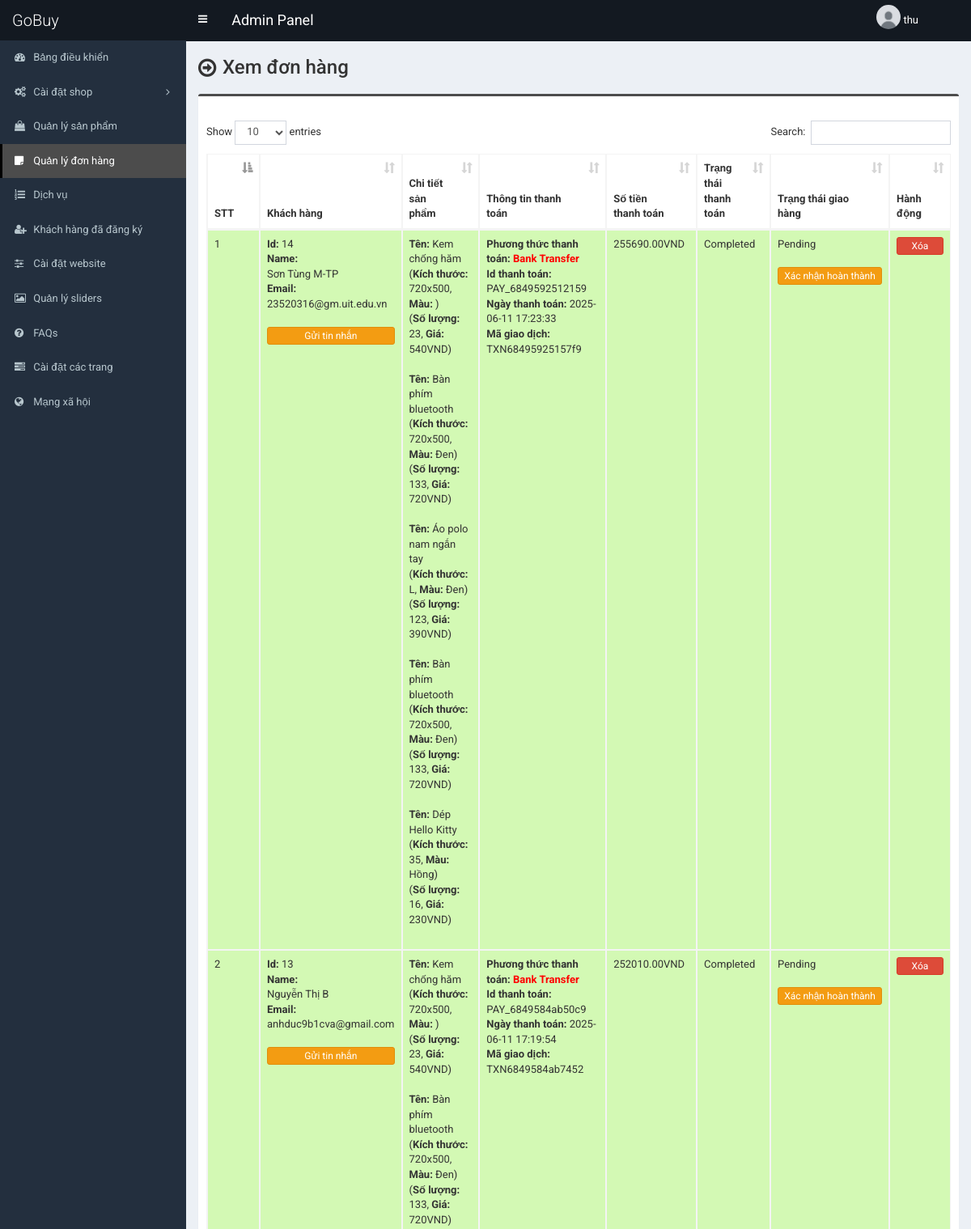
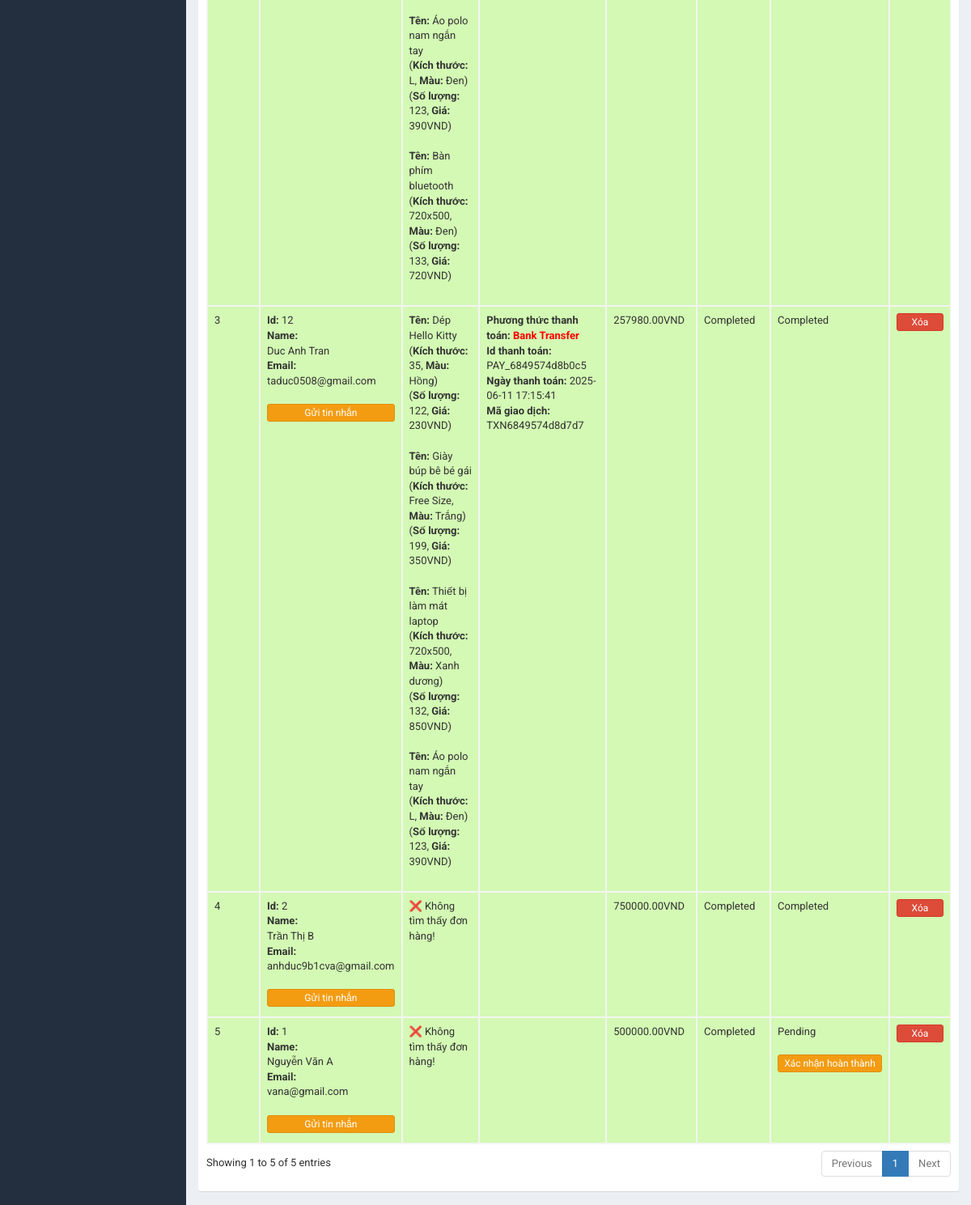
Screenshot of /admin/order.php (signed in) with the database file from the repository (2 pictures, top to bottom).
### tables this page shows
CREATE TABLE `table_payment` (
  `id` int(11) NOT NULL,
  `customer_id` int(11) NOT NULL,
  `customer_name` varchar(255) NOT NULL,
  `customer_email` varchar(255) NOT NULL,
  `payment_date` datetime NOT NULL,
  `txnid` varchar(255) NOT NULL,
  `paid_amount` decimal(10,2) NOT NULL,
  `card_number` varchar(50) NOT NULL,
  `card_cvv` varchar(10) NOT NULL,
  `card_month` varchar(10) NOT NULL,
  `card_year` varchar(10) NOT NULL,
  `bank_transaction_info` text NOT NULL,
  `payment_method` varchar(20) NOT NULL,
  `payment_status` varchar(25) NOT NULL,
  `shipping_status` varchar(20) NOT NULL,
  `payment_id` varchar(255) NOT NULL
);

CREATE TABLE `table_order` (
  `id` int(11) NOT NULL,
  `product_id` int(11) NOT NULL,
  `product_name` text NOT NULL,
  `size` varchar(100) NOT NULL,
  `color` varchar(100) NOT NULL,
  `quantity` varchar(50) NOT NULL,
  `unit_price` varchar(50) NOT NULL,
  `payment_id` text NOT NULL
);

### admin/order.php (the view, shortened to what this page needs)
<?php require_once('header.php'); ?>
<section class="content-header">
    <div class="content-header-left">
        <h1>Xem đơn hàng</h1>
    </div>
</section>
<section class="content">
    <div class="row">
        <div class="col-md-12">
            <div class="box box-info">
                <div class="box-body table-responsive">
                    <table id="example1" class="table table-bordered table-hover table-striped">
                        <thead>
                            <tr>
                                <th>STT</th>
                                <th>Khách hàng</th>
                                <th>Chi tiết sản phẩm</th>
                                <th>Thông tin thanh toán</th>
                                <th>Số tiền thanh toán</th>
                                <th>Trạng thái thanh toán</th>
                                <th>Trạng thái giao hàng</th>
                                <th>Hành động</th>
                            </tr>
                        </thead>
                        <tbody>
                            <?php
                            $i = 0;
                            $query = $pdo->prepare("SELECT * FROM table_payment ORDER by id DESC");
                            $query->execute();
                            $result = $query->fetchAll(PDO::FETCH_ASSOC);
                            foreach ($result as $row) {
                                $i++;
                            ?>
                                <tr class="<?php if ($row['payment_status'] == 'Pending') {
                                                echo 'bg-r';
                                            } else {
                                                echo 'bg-g';
                                            } ?>">
                                    <td><?php echo $i; ?></td>
                                    <td>
                                        <b>Id:</b> <?php echo $row['customer_id']; ?><br>
                                        <b>Name:</b><br> <?php echo $row['customer_name']; ?><br>
                                        <b>Email:</b><br> <?php echo $row['customer_email']; ?><br><br>
                                        <a href="#" data-toggle="modal" data-target="#model-<?php echo $i; ?>"
                                            class="btn btn-warning btn-xs" style="width:100%;margin-bottom:4px;">Gửi tin
                                            nhắn</a>
                                    </td>
                                    <td>
                                        <?php
                                        if (!isset($row['payment_id']) || empty($row['payment_id'])) {
                                            echo "❌ Không có id thanh toán!";
                                        } else {
                                            $statement1 = $pdo->prepare("SELECT * FROM table_order WHERE payment_id = ?");
                                            $statement1->execute([$row['payment_id']]);
                                            $result1 = $statement1->fetchAll(PDO::FETCH_ASSOC);
                                            if (empty($result1)) {
                                                echo "❌ Không tìm thấy đơn hàng!";
                                            } else {
                                                foreach ($result1 as $row1) {
                                                    echo '<b>Tên:</b> ' . htmlspecialchars($row1['product_name']);
                                                    echo '<br>(<b>Kích thước:</b> ' . htmlspecialchars($row1['size']);
                                                    echo ', <b>Màu:</b> ' . htmlspecialchars($row1['color']) . ')';
                                                    echo '<br>(<b>Số lượng:</b> ' . htmlspecialchars($row1['quantity']);
                                                    echo ', <b>Giá:</b> ' . htmlspecialchars($row1['unit_price']) . 'VND)';
                                                    echo '<br><br>';
                                                }
                                            }
                                        }
                                        ?>
                                    </td>
                                    <td>
                                        <?php if ($row['payment_method'] == 'Bank Transfer'): ?>
                                            <b>Phương thức thanh toán:</b>
                                            <?php echo '<span style="color:red;"><b>' . $row['payment_method'] . '</b></span>'; ?><br>
                                            <b>Id thanh toán:</b> <?php echo $row['payment_id']; ?><br>
                                            <b>Ngày thanh toán:</b> <?php echo $row['payment_date']; ?><br>
                                            <b>Mã giao dịch:</b> <?php echo $row['txnid']; ?><br>
                                        <?php endif; ?>
                                    </td>
                                    <td><?php echo $row['paid_amount']; ?>VND</td>
                                    <td>
                                        <?php echo $row['payment_status']; ?>
                                        <br><br>
                                    </td>
                                    <td>
                                        <?php echo $row['shipping_status']; ?>
                                        <br><br>
                                        <?php
                                        if ($row['payment_status'] == 'Completed') {
                                            if ($row['shipping_status'] == 'Pending') {
                                        ?>
                                                <a href="shipping-change-status.php?id=<?php echo $row['id']; ?>&task=Completed"
                                                    class="btn btn-warning btn-xs" style="width:100%;margin-bottom:4px;">Xác nhận
                                                    hoàn thành</a>
                                        <?php
                                            }
                                        }
                                        ?>
                                    </td>
                                    <td>
                                        <a href="#" class="btn btn-danger btn-xs"
                                            data-href="order-delete.php?id=<?php echo $row['id']; ?>" data-toggle="modal"
                                            data-target="#confirm-delete" style="width:100%;">Xóa</a>
                                    </td>
                                </tr>
                            <?php
                            }
                            ?>
                        </tbody>
                    </table>
                </div>
            </div>
</section>
<?php require_once('footer.php'); ?>

### admin/style.css (style rules this page uses)
body { font-size: 13px; font-family: "Roboto", sans-serif; }
.content-header>h1, .content-header .content-header-left h1 { font-family: "Roboto", sans-serif; }
.box-info { padding-top: 20px; }
.content-header { overflow: hidden; }
.content-header .content-header-left { float: left; padding-top: 5px; }
.content-header .content-header-left h1 { margin-top: 0; margin-bottom: 0; padding-left: 30px; padding-bottom: 5px; font-size: 24px; position: relative; }
.content-header .content-header-left h1:before { position: absolute; top: 0; left: 0; font-family: "FontAwesome", sans-serif; font-size: 26px; content: "\f18e"; }
.box.box-info { border-top-color: #4c4c4c; }
.bg-g { background: #d3f9b4 !important; }

### rows the page displays
table_payment: customer "14", customer_name "Sơn Tùng M-TP", customer_email "23520316@gm.uit.edu.vn", payment_method "Bank Transfer", payment "PAY_6849592512159", payment_date "2025-06-11 17:23:33", txnid "TXN68495925157f9", paid_amount "255690.00", payment_status "Completed", shipping_status "Pending"
table_order: product_name "Kem chống hăm", size "720x500", quantity "23", unit_price "540"
table_order: product_name "Bàn phím bluetooth", size "720x500", color "Đen", quantity "133", unit_price "720"
table_order: product_name "Áo polo nam ngắn tay", size "L", color "Đen", quantity "123", unit_price "390"
table_order: product_name "Bàn phím bluetooth", size "720x500", color "Đen", quantity "133", unit_price "720"
table_order: product_name "Dép Hello Kitty", size "35", color "Hồng", quantity "16", unit_price "230"
table_payment: customer "13", customer_name "Nguyễn Thị B", customer_email "anhduc9b1cva@gmail.com", payment_method "Bank Transfer", payment "PAY_6849584ab50c9", payment_date "2025-06-11 17:19:54", txnid "TXN6849584ab7452", paid_amount "252010.00", payment_status "Completed", shipping_status "Pending"
table_order: product_name "Kem chống hăm", size "720x500", quantity "23", unit_price "540"
table_order: product_name "Bàn phím bluetooth", size "720x500", color "Đen", quantity "133", unit_price "720"
table_order: product_name "Áo polo nam ngắn tay", size "L", color "Đen", quantity "123", unit_price "390"
table_order: product_name "Bàn phím bluetooth", size "720x500", color "Đen", quantity "133", unit_price "720"
table_payment: customer "12", customer_name "Duc Anh Tran", customer_email "taduc0508@gmail.com", payment_method "Bank Transfer", payment "PAY_6849574d8b0c5", payment_date "2025-06-11 17:15:41", txnid "TXN6849574d8d7d7", paid_amount "257980.00", payment_status "Completed", shipping_status "Completed"
table_order: product_name "Dép Hello Kitty", size "35", color "Hồng", quantity "122", unit_price "230"
table_order: product_name "Giày búp bê bé gái", size "Free Size", color "Trắng", quantity "199", unit_price "350"
table_order: product_name "Thiết bị làm mát laptop", size "720x500", color "Xanh dương", quantity "132", unit_price "850"
table_order: product_name "Áo polo nam ngắn tay", size "L", color "Đen", quantity "123", unit_price "390"
table_payment: customer "2", customer_name "Trần Thị B", customer_email "anhduc9b1cva@gmail.com", payment_id "❌ Không tìm thấy đơn hàng!", paid_amount "750000.00", payment_status "Completed", shipping_status "Completed"
table_payment: customer "1", customer_name "Nguyễn Văn A", customer_email "vana@gmail.com", payment_id "❌ Không tìm thấy đơn hàng!", paid_amount "500000.00", payment_status "Completed", shipping_status "Pending"

### other values shown
$_SESSION['admin']['full_name'] "thu"
